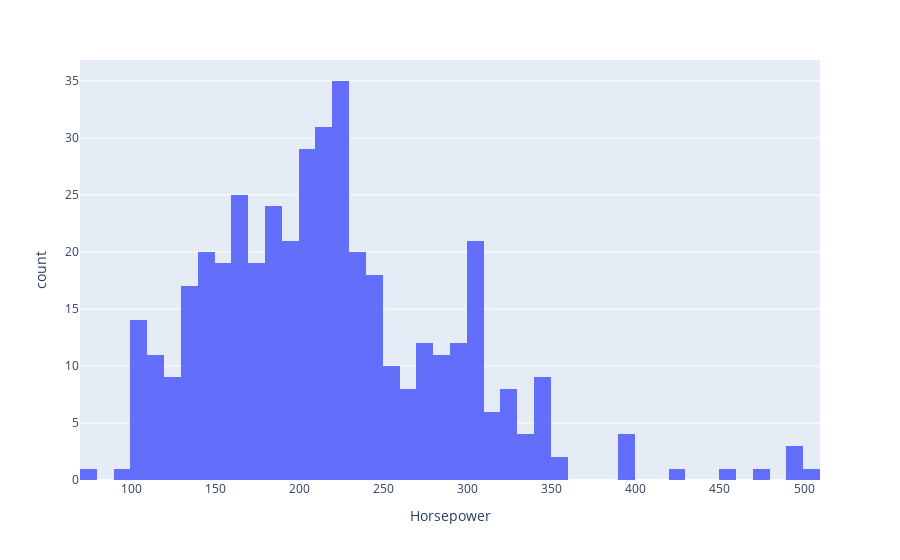

The code cell stored with this chart in its notebook:
### Markdown cell above
### Para la variable "Horsepower"

### Code cell
fig = px.histogram(df[["Horsepower"]], x="Horsepower", nbins=50)
fig.show()

### Figure 1 — Plotly figure (JSON) as saved in the notebook; plotly's stock layout.template omitted (floating-point values rounded to 4 significant figures; data arrays with more than 128 entries replaced by an {"elided": "..."} marker saying what was removed)
{"data": [{"alignmentgroup": "True", "bingroup": "x", "hovertemplate": "Horsepower=%{x}<br>count=%{y}<extra></extra>", "legendgroup": "", "marker": {"color": "#636efa", "pattern": {"shape": ""}}, "name": "", "nbinsx": 50, "offsetgroup": "", "orientation": "v", "showlegend": false, "type": "histogram", "x": {"elided": "428 int values"}, "xaxis": "x", "yaxis": "y"}], "layout": {"barmode": "relative", "legend": {"tracegroupgap": 0}, "margin": {"t": 60}, "xaxis": {"anchor": "y", "domain": [0, 1], "title": {"text": "Horsepower"}}, "yaxis": {"anchor": "x", "domain": [0, 1], "title": {"text": "count"}}}}
